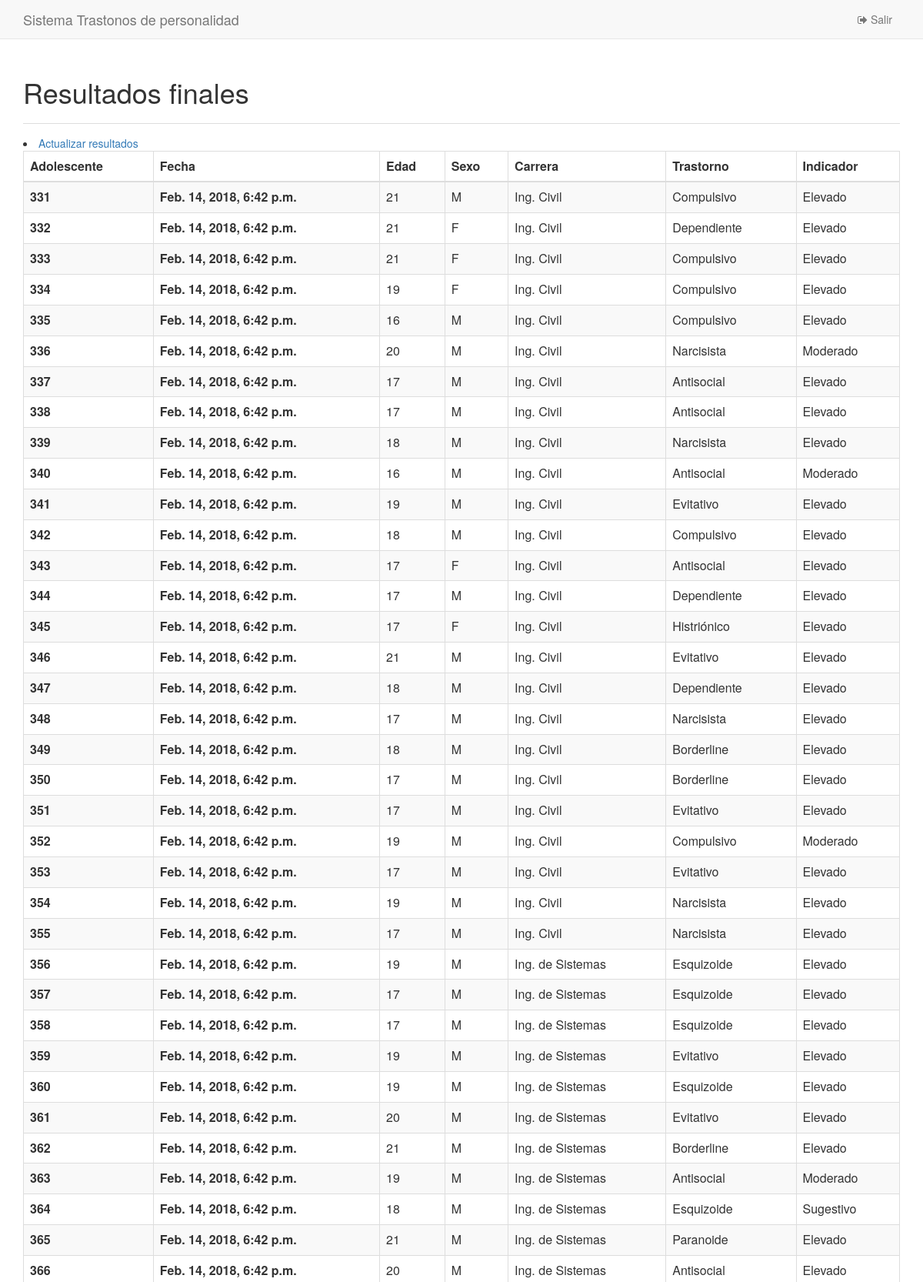
The app's page /registro/resultfinal/ (upper part) with its own data.
### registro/models.py (models this page shows)
class Cuestionario(models.Model):
    E_CHOICES=(('15','15'),('16','16'),('17','17'),('18','18'),('19','19'),('20','20'),('21','21'),('22','22'))
    C_CHOICES=(('Administracion','Administracion'),('Obstetricia','Obstetricia'),('Ing. de Sistemas','Ing. de Sistemas'),('Ing. Civil','Ing. Civil'),('Ing. Ambiental','Ing. Ambiental'))
    edad = models.CharField(max_length=2,choices=E_CHOICES)
    sexo = models.CharField(max_length=2)
    carrera = models.CharField(max_length=20,choices=C_CHOICES)
    p1 = models.IntegerField()
    p2 = models.IntegerField()
    p3 = models.IntegerField()
    p4 = models.IntegerField()
    p5 = models.IntegerField()
    p6 = models.IntegerField()
    p7 = models.IntegerField()
    p8 = models.IntegerField()
    p9 = models.IntegerField()
    p10 = models.IntegerField()
    p11 = models.IntegerField()
    p12 = models.IntegerField()
    p13 = models.IntegerField()
    p14 = models.IntegerField()
    p15 = models.IntegerField()
    p16 = models.IntegerField()
    p17 = models.IntegerField()
    p18 = models.IntegerField()
    p19 = models.IntegerField()
    p20 = models.IntegerField()
    p21 = models.IntegerField()
    p22 = models.IntegerField()
    p23 = models.IntegerField()
    p24 = models.IntegerField()
    p25 = models.IntegerField()
    p26 = models.IntegerField()
    p27 = models.IntegerField()
    p28 = models.IntegerField()
    p29 = models.IntegerField()
    p30 = models.IntegerField()
    p31 = models.IntegerField()
    p32 = models.IntegerField()
    p33 = models.IntegerField()
    p34 = models.IntegerField()
    p35 = models.IntegerField()
    p36 = models.IntegerField()
    p37 = models.IntegerField()
    p38 = models.IntegerField()
    p39 = models.IntegerField()
    p40 = models.IntegerField()
    p41 = models.IntegerField()
    p42 = models.IntegerField()
    p43 = models.IntegerField()
    p44 = models.IntegerField()
    p45 = models.IntegerField()
    p46 = models.IntegerField()
    p47 = models.IntegerField()
    p48 = models.IntegerField()
    p49 = models.IntegerField()
    p50 = models.IntegerField()
    p51 = models.IntegerField()
    p52 = models.IntegerField()
    p53 = models.IntegerField()
    p54 = models.IntegerField()
    p55 = models.IntegerField()
    p56 = models.IntegerField()
    p57 = models.IntegerField()
    p58 = models.IntegerField()
    p59 = models.IntegerField()
    p60 = models.IntegerField()
    p61 = models.IntegerField()
    p62 = models.IntegerField()
    p63 = models.IntegerField()
    p64 = models.IntegerField()
    p65 = models.IntegerField()
    p66 = models.IntegerField()
    p67 = models.IntegerField()
    p68 = models.IntegerField()
    p69 = models.IntegerField()
    p70 = models.IntegerField()
    p71 = models.IntegerField()
    p72 = models.IntegerField()
    p73 = models.IntegerField()
    p74 = models.IntegerField()
    p75 = models.IntegerField()
    p76 = models.IntegerField()
    p77 = models.IntegerField()
    p78 = models.IntegerField()
    p79 = models.IntegerField()
    p80 = models.IntegerField()
    p81 = models.IntegerField()
    p82 = models.IntegerField()
    p83 = models.IntegerField()
    p84 = models.IntegerField()
    p85 = models.IntegerField()
    p86 = models.IntegerField()
    p87 = models.IntegerField()
    p88 = models.IntegerField()
    p89 = models.IntegerField()
    p90 = models.IntegerField()
    p91 = models.IntegerField()
    p92 = models.IntegerField()
    p93 = models.IntegerField()
    p94 = models.IntegerField()
    p95 = models.IntegerField()
    p96 = models.IntegerField()
    p97 = models.IntegerField()
    p98 = models.IntegerField()
    p99 = models.IntegerField()
    p100 = models.IntegerField()
    p101 = models.IntegerField()
    p102 = models.IntegerField()
    p103 = models.IntegerField()
    p104 = models.IntegerField()
    p105 = models.IntegerField()
    p106 = models.IntegerField()
    p107 = models.IntegerField()
    p108 = models.IntegerField()
    p109 = models.IntegerField()
    p110 = models.IntegerField()
    p111 = models.IntegerField()
    p112 = models.IntegerField()
    p113 = models.IntegerField()
    p114 = models.IntegerField()
    p115 = models.IntegerField()
    p116 = models.IntegerField()
    p117 = models.IntegerField()
    p118 = models.IntegerField()
    p119 = models.IntegerField()
    p120 = models.IntegerField()
    p121 = models.IntegerField()
    p122 = models.IntegerField()
    p123 = models.IntegerField()
    p124 = models.IntegerField()
    p125 = models.IntegerField()
    p126 = models.IntegerField()
    p127 = models.IntegerField()
    p128 = models.IntegerField()
    p129 = models.IntegerField()
    p130 = models.IntegerField()
    p131 = models.IntegerField()
    p132 = models.IntegerField()
    p133 = models.IntegerField()
    p134 = models.IntegerField()
    p135 = models.IntegerField()
    p136 = models.IntegerField()
    p137 = models.IntegerField()
    p138 = models.IntegerField()
    p139 = models.IntegerField()
    p140 = models.IntegerField()
    p141 = models.IntegerField()
    p142 = models.IntegerField()
    p143 = models.IntegerField()
    p144 = models.IntegerField()
    p145 = models.IntegerField()
    p146 = models.IntegerField()
    p147 = models.IntegerField()
    p148 = models.IntegerField()
    p149 = models.IntegerField()
    p150 = models.IntegerField()
    p151 = models.IntegerField()
    p152 = models.IntegerField()
    p153 = models.IntegerField()
    p154 = models.IntegerField()
    p155 = models.IntegerField()
    p156 = models.IntegerField()
    p157 = models.IntegerField()
    p158 = models.IntegerField()
    fecha = models.DateTimeField(default=datetime.datetime.now())
    trastorno_final = models.CharField(max_length=20, blank=True)
    indicador = models.CharField(max_length=10, blank=True)
    def __unicode__(self):
        return str(self.pk)

### registro/views/procesos.py (the view)
def listar_resultados_final(request):
    objs_list = Cuestionario.objects.all()
    return render(request,"procesos/listar_resultados_finales.html",{"objs":objs_list,})

### templates/procesos/listar_resultados_finales.html (shortened to what this page needs)
{% extends "layout/admin.html" %}
{% block title %}Resultados finales{% endblock %}
{% block content %}
<li><a href="{% url 'proceso_2' %}">Actualizar resultados</a></li>
<table class="table table-bordered table-striped">
    <thead>
        <th>Adolescente</th>
        <th>Fecha</th>
        <th>Edad</th>
        <th>Sexo</th>
        <th>Carrera</th>
        <th>Trastorno</th>
        <th>Indicador</th>
    </thead>
    <tbody>
        {% for obj in objs %}
        <tr>
            <th>{{obj}}</th>
            <th>{{obj.fecha}}</th>
            <td>{{obj.edad}}</td>
            <td>{{obj.sexo}}</td>
            <td>{{obj.carrera}}</td>
            <td>{{obj.trastorno_final}}</td>
            <td>{{obj.indicador}}</td>
        </tr>
        {% endfor %}
    </tbody>
</table>
{% endblock %}

### assets/css/custom.css (style rules this page uses)
body { padding-top: 70px; }

### records on screen
Cuestionario: id "331", fecha "Feb. 14, 2018, 6:42 p.m.", edad "21", sexo "M", carrera "Ing. Civil", trastorno_final "Compulsivo", indicador "Elevado"
Cuestionario: id "332", fecha "Feb. 14, 2018, 6:42 p.m.", edad "21", sexo "F", carrera "Ing. Civil", trastorno_final "Dependiente", indicador "Elevado"
Cuestionario: id "333", fecha "Feb. 14, 2018, 6:42 p.m.", edad "21", sexo "F", carrera "Ing. Civil", trastorno_final "Compulsivo", indicador "Elevado"
Cuestionario: id "334", fecha "Feb. 14, 2018, 6:42 p.m.", edad "19", sexo "F", carrera "Ing. Civil", trastorno_final "Compulsivo", indicador "Elevado"
Cuestionario: id "335", fecha "Feb. 14, 2018, 6:42 p.m.", edad "16", sexo "M", carrera "Ing. Civil", trastorno_final "Compulsivo", indicador "Elevado"
Cuestionario: id "336", fecha "Feb. 14, 2018, 6:42 p.m.", edad "20", sexo "M", carrera "Ing. Civil", trastorno_final "Narcisista", indicador "Moderado"
Cuestionario: id "337", fecha "Feb. 14, 2018, 6:42 p.m.", edad "17", sexo "M", carrera "Ing. Civil", trastorno_final "Antisocial", indicador "Elevado"
Cuestionario: id "338", fecha "Feb. 14, 2018, 6:42 p.m.", edad "17", sexo "M", carrera "Ing. Civil", trastorno_final "Antisocial", indicador "Elevado"
Cuestionario: id "339", fecha "Feb. 14, 2018, 6:42 p.m.", edad "18", sexo "M", carrera "Ing. Civil", trastorno_final "Narcisista", indicador "Elevado"
Cuestionario: id "340", fecha "Feb. 14, 2018, 6:42 p.m.", edad "16", sexo "M", carrera "Ing. Civil", trastorno_final "Antisocial", indicador "Moderado"
Cuestionario: id "341", fecha "Feb. 14, 2018, 6:42 p.m.", edad "19", sexo "M", carrera "Ing. Civil", trastorno_final "Evitativo", indicador "Elevado"
Cuestionario: id "342", fecha "Feb. 14, 2018, 6:42 p.m.", edad "18", sexo "M", carrera "Ing. Civil", trastorno_final "Compulsivo", indicador "Elevado"
Cuestionario: id "343", fecha "Feb. 14, 2018, 6:42 p.m.", edad "17", sexo "F", carrera "Ing. Civil", trastorno_final "Antisocial", indicador "Elevado"
Cuestionario: id "344", fecha "Feb. 14, 2018, 6:42 p.m.", edad "17", sexo "M", carrera "Ing. Civil", trastorno_final "Dependiente", indicador "Elevado"
Cuestionario: id "345", fecha "Feb. 14, 2018, 6:42 p.m.", edad "17", sexo "F", carrera "Ing. Civil", trastorno_final "Histriónico", indicador "Elevado"
Cuestionario: id "346", fecha "Feb. 14, 2018, 6:42 p.m.", edad "21", sexo "M", carrera "Ing. Civil", trastorno_final "Evitativo", indicador "Elevado"
Cuestionario: id "347", fecha "Feb. 14, 2018, 6:42 p.m.", edad "18", sexo "M", carrera "Ing. Civil", trastorno_final "Dependiente", indicador "Elevado"
Cuestionario: id "348", fecha "Feb. 14, 2018, 6:42 p.m.", edad "17", sexo "M", carrera "Ing. Civil", trastorno_final "Narcisista", indicador "Elevado"
Cuestionario: id "349", fecha "Feb. 14, 2018, 6:42 p.m.", edad "18", sexo "M", carrera "Ing. Civil", trastorno_final "Borderline", indicador "Elevado"
Cuestionario: id "350", fecha "Feb. 14, 2018, 6:42 p.m.", edad "17", sexo "M", carrera "Ing. Civil", trastorno_final "Borderline", indicador "Elevado"
Cuestionario: id "351", fecha "Feb. 14, 2018, 6:42 p.m.", edad "17", sexo "M", carrera "Ing. Civil", trastorno_final "Evitativo", indicador "Elevado"
Cuestionario: id "352", fecha "Feb. 14, 2018, 6:42 p.m.", edad "19", sexo "M", carrera "Ing. Civil", trastorno_final "Compulsivo", indicador "Moderado"
Cuestionario: id "353", fecha "Feb. 14, 2018, 6:42 p.m.", edad "17", sexo "M", carrera "Ing. Civil", trastorno_final "Evitativo", indicador "Elevado"
Cuestionario: id "354", fecha "Feb. 14, 2018, 6:42 p.m.", edad "19", sexo "M", carrera "Ing. Civil", trastorno_final "Narcisista", indicador "Elevado"
Cuestionario: id "355", fecha "Feb. 14, 2018, 6:42 p.m.", edad "17", sexo "M", carrera "Ing. Civil", trastorno_final "Narcisista", indicador "Elevado"
Cuestionario: id "356", fecha "Feb. 14, 2018, 6:42 p.m.", edad "19", sexo "M", carrera "Ing. de Sistemas", trastorno_final "Esquizoide", indicador "Elevado"
Cuestionario: id "357", fecha "Feb. 14, 2018, 6:42 p.m.", edad "17", sexo "M", carrera "Ing. de Sistemas", trastorno_final "Esquizoide", indicador "Elevado"
Cuestionario: id "358", fecha "Feb. 14, 2018, 6:42 p.m.", edad "17", sexo "M", carrera "Ing. de Sistemas", trastorno_final "Esquizoide", indicador "Elevado"
Cuestionario: id "359", fecha "Feb. 14, 2018, 6:42 p.m.", edad "19", sexo "M", carrera "Ing. de Sistemas", trastorno_final "Evitativo", indicador "Elevado"
Cuestionario: id "360", fecha "Feb. 14, 2018, 6:42 p.m.", edad "19", sexo "M", carrera "Ing. de Sistemas", trastorno_final "Esquizoide", indicador "Elevado"
Cuestionario: id "361", fecha "Feb. 14, 2018, 6:42 p.m.", edad "20", sexo "M", carrera "Ing. de Sistemas", trastorno_final "Evitativo", indicador "Elevado"
Cuestionario: id "362", fecha "Feb. 14, 2018, 6:42 p.m.", edad "21", sexo "M", carrera "Ing. de Sistemas", trastorno_final "Borderline", indicador "Elevado"
Cuestionario: id "363", fecha "Feb. 14, 2018, 6:42 p.m.", edad "19", sexo "M", carrera "Ing. de Sistemas", trastorno_final "Antisocial", indicador "Moderado"
Cuestionario: id "364", fecha "Feb. 14, 2018, 6:42 p.m.", edad "18", sexo "M", carrera "Ing. de Sistemas", trastorno_final "Esquizoide", indicador "Sugestivo"
Cuestionario: id "365", fecha "Feb. 14, 2018, 6:42 p.m.", edad "21", sexo "M", carrera "Ing. de Sistemas", trastorno_final "Paranoide", indicador "Elevado"
Cuestionario: id "366", fecha "Feb. 14, 2018, 6:42 p.m.", edad "20", sexo "M", carrera "Ing. de Sistemas", trastorno_final "Antisocial", indicador "Elevado"
